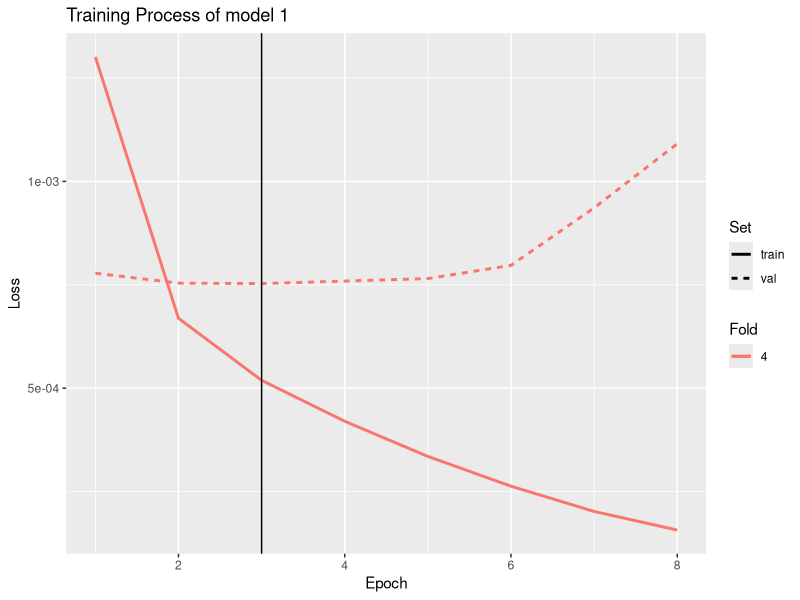

Here is the R script that generated this plot:
library(ggplot2)
library(data.table)

data <- data.table(Epoch=c(seq(1, 8), seq(1,8)),
                   Fold = c(rep('4', 8), rep('4',8)),
                   Set = c(rep('train', 8), rep('val', 8)),
                   
                   Loss = c(0.001301, 0.000669, 0.000519, 0.000420, 0.000335, 0.000263, 0.000202, 0.000157,
                            0.000778, 0.000754, 0.000753, 0.000759, 0.000765, 0.000797, 0.000936, 0.001091))

ggplot(data = data, mapping = aes(x = Epoch, y = Loss, linetype = Set, color = Fold))+
  geom_line(data = data[data$Set == 'train' & data$Fold == '4'], size = 1)+
  geom_line(data = data[data$Set == 'val'& data$Fold == '4'], mapping = aes(x = Epoch, y = Loss), size = 1)+
  ggtitle('Training Process of model 1')+
  geom_vline(xintercept = 3)
  


